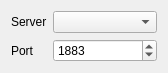
<?xml version="1.0" encoding="UTF-8"?>
<ui version="4.0">
 <class>MqttClientUi</class>
 <widget class="QWidget" name="MqttClientUi">
  <property name="geometry">
   <rect>
    <x>0</x>
    <y>0</y>
    <width>168</width>
    <height>70</height>
   </rect>
  </property>
  <property name="windowTitle">
   <string notr="true">Form</string>
  </property>
  <layout class="QGridLayout" name="gridLayout">
   <item row="0" column="1" colspan="2">
    <widget class="QComboBox" name="comboBox"/>
   </item>
   <item row="1" column="1" colspan="2">
    <widget class="QSpinBox" name="spinBox">
     <property name="minimum">
      <number>1</number>
     </property>
     <property name="maximum">
      <number>65535</number>
     </property>
     <property name="stepType">
      <enum>QAbstractSpinBox::StepType::DefaultStepType</enum>
     </property>
     <property name="value">
      <number>1883</number>
     </property>
    </widget>
   </item>
   <item row="1" column="0">
    <widget class="QLabel" name="label_2">
     <property name="text">
      <string>Port</string>
     </property>
    </widget>
   </item>
   <item row="0" column="0">
    <widget class="QLabel" name="label">
     <property name="sizePolicy">
      <sizepolicy hsizetype="Fixed" vsizetype="Preferred">
       <horstretch>0</horstretch>
       <verstretch>0</verstretch>
      </sizepolicy>
     </property>
     <property name="text">
      <string>Server</string>
     </property>
    </widget>
   </item>
  </layout>
 </widget>
 <resources/>
 <connections/>
</ui>
